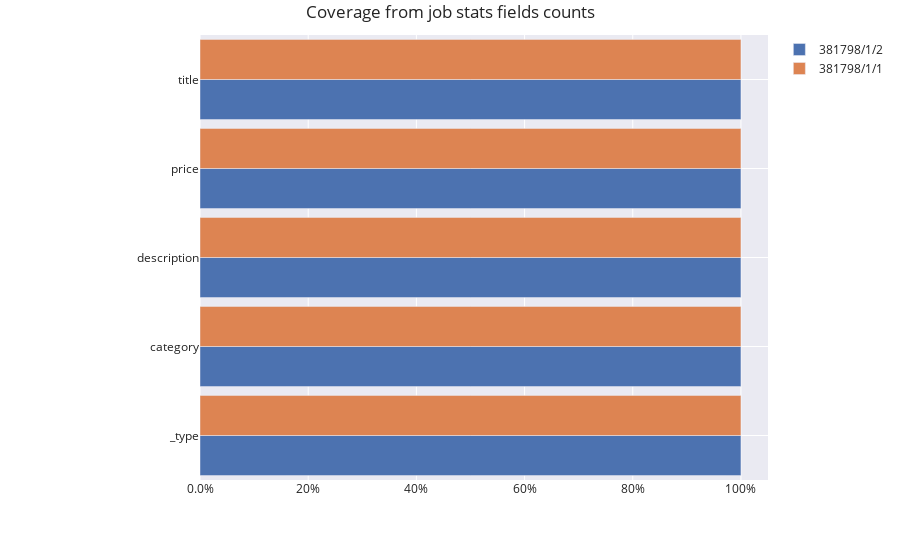
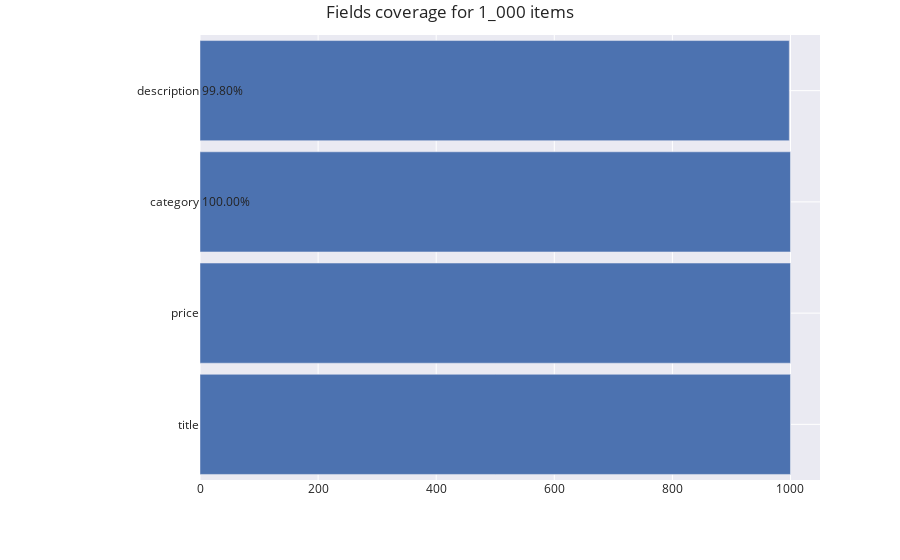
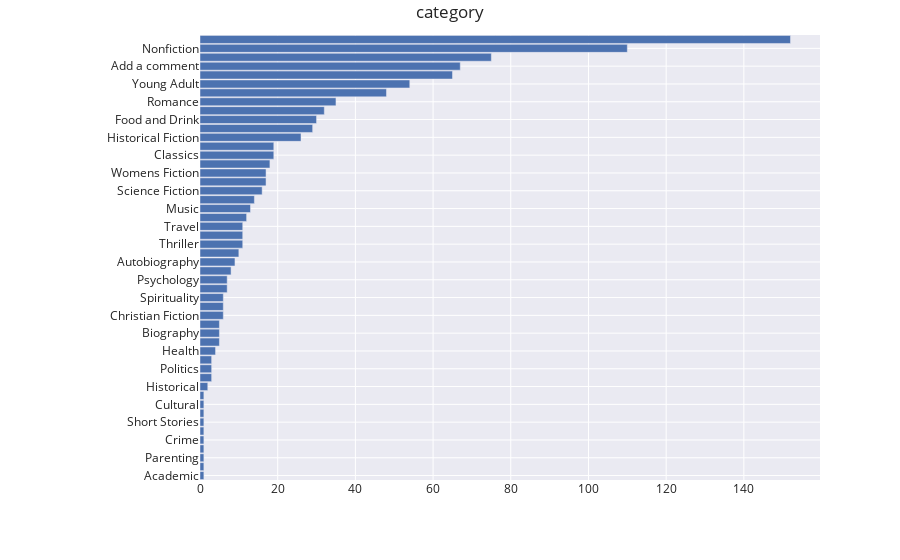
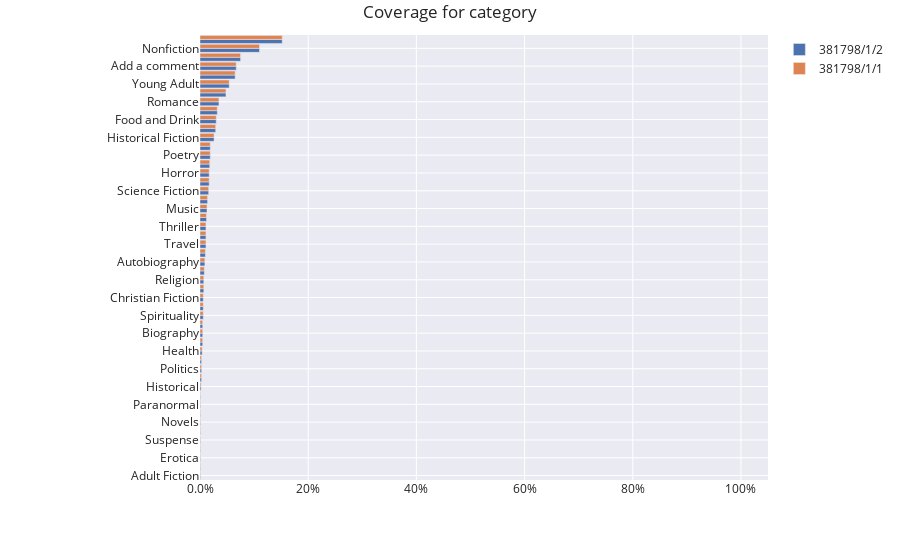

The code cell stored with these charts, in order, in its notebook:
### Code cell
a.report_all()

### Figure 1 — Plotly figure (JSON) as saved in the notebook; plotly's stock layout.template omitted (floating-point values rounded to 4 significant figures)
{"data": [{"name": "381798/1/2", "orientation": "h", "type": "bar", "uid": "dbc911f3-a117-4b13-83e7-c663465809ae", "x": [1, 1, 1, 1, 1], "y": ["_type", "category", "description", "price", "title"]}, {"name": "381798/1/1", "orientation": "h", "type": "bar", "uid": "08a8c27d-dc49-4291-9e15-8adf2226a2ef", "x": [1, 1, 1, 1, 1], "y": ["_type", "category", "description", "price", "title"]}], "layout": {"autosize": true, "bargap": 0.1, "hovermode": "y", "margin": {"l": 200, "t": 35}, "title": {"text": "Coverage from job stats fields counts"}, "xaxis": {"range": [0, 1.05], "tickformat": ".2p", "type": "linear"}, "yaxis": {"autorange": true, "range": [-0.5, 4.5], "type": "category"}}}

### Figure 2 — Plotly figure (JSON) as saved in the notebook; plotly's stock layout.template omitted (floating-point values rounded to 4 significant figures)
{"data": [{"orientation": "h", "type": "bar", "uid": "f53bd634-6e7c-42b6-978c-a1dd5691b49b", "x": [1000, 1000, 1000, 998], "y": ["title", "price", "category", "description"]}], "layout": {"annotations": [{"showarrow": false, "text": "99.80%", "x": 0, "xref": "paper", "y": "description", "yref": "y"}, {"showarrow": false, "text": "100.00%", "x": 0, "xref": "paper", "y": "category", "yref": "y"}], "autosize": true, "bargap": 0.1, "hovermode": "y", "margin": {"l": 200, "t": 35}, "title": {"text": "Fields coverage for 1_000 items"}, "xaxis": {"range": [0, 1050], "type": "linear"}, "yaxis": {"autorange": true, "range": [-0.5, 3.5], "type": "category"}}}

### Figure 3 — Plotly figure (JSON) as saved in the notebook; plotly's stock layout.template omitted (floating-point values rounded to 4 significant figures)
{"data": [{"orientation": "h", "type": "bar", "uid": "048f5a01-1aa0-4bd9-a26e-a9320681c0c9", "x": [1, 1, 1, 1, 1, 1, 1, 1, 1, 1, 2, 3, 3, 3, 4, 5, 5, 5, 6, 6, 6, 7, 7, 8, 9, 10, 11, 11, 11, 12, 13, 14, 16, 17, 17, 18, 19, 19, 26, 29, 30, 32, 35, 48, 54, 65, 67, 75, 110, 152], "y": ["Academic", "Paranormal", "Parenting", "Novels", "Crime", "Suspense", "Short Stories", "Erotica", "Cultural", "Adult Fiction", "Historical", "Christian", "Politics", "Contemporary", "Health", "Sports and Games", "Biography", "Self Help", "Christian Fiction", "New Adult", "Spirituality", "Religion", "Psychology", "Art", "Autobiography", "Humor", "Thriller", "Philosophy", "Travel", "Business", "Music", "Science", "Science Fiction", "Horror", "Womens Fiction", "History", "Classics", "Poetry", "Historical Fiction", "Childrens", "Food and Drink", "Mystery", "Romance", "Fantasy", "Young Adult", "Fiction", "Add a comment", "Sequential Art", "Nonfiction", "Default"]}], "layout": {"autosize": true, "bargap": 0.1, "hovermode": "y", "margin": {"l": 200, "t": 35}, "title": {"text": "category"}, "xaxis": {"range": [0, 159.6], "type": "linear"}, "yaxis": {"autorange": true, "range": [-0.5, 49.5], "type": "category"}}}

### Figure 4 — Plotly figure (JSON) as saved in the notebook; plotly's stock layout.template omitted (floating-point values rounded to 4 significant figures)
{"data": [{"name": "381798/1/2", "orientation": "h", "type": "bar", "uid": "fbe77609-ee36-4ea5-a714-2c37a25fc7cf", "x": [0.001, 0.001, 0.001, 0.001, 0.001, 0.001, 0.001, 0.001, 0.001, 0.001, 0.002, 0.003, 0.003, 0.003, 0.004, 0.005, 0.005, 0.005, 0.006, 0.006, 0.006, 0.007, 0.007, 0.008, 0.009, 0.01, 0.011, 0.011, 0.011, 0.012, 0.013, 0.014, 0.016, 0.017, 0.017, 0.018, 0.019, 0.019, 0.026, 0.029, 0.03, 0.032, 0.035, 0.048, 0.054, 0.065, 0.067, 0.075, 0.11, 0.152], "y": ["Adult Fiction", "Cultural", "Erotica", "Short Stories", "Suspense", "Crime", "Novels", "Parenting", "Paranormal", "Academic", "Historical", "Contemporary", "Politics", "Christian", "Health", "Self Help", "Biography", "Sports and Games", "Spirituality", "New Adult", "Christian Fiction", "Psychology", "Religion", "Art", "Autobiography", "Humor", "Travel", "Philosophy", "Thriller", "Business", "Music", "Science", "Science Fiction", "Womens Fiction", "Horror", "History", "Poetry", "Classics", "Historical Fiction", "Childrens", "Food and Drink", "Mystery", "Romance", "Fantasy", "Young Adult", "Fiction", "Add a comment", "Sequential Art", "Nonfiction", "Default"]}, {"name": "381798/1/1", "orientation": "h", "type": "bar", "uid": "2463a669-b507-44f9-9af8-2e3b68e450c5", "x": [0.001, 0.001, 0.001, 0.001, 0.001, 0.001, 0.001, 0.001, 0.001, 0.001, 0.002, 0.003, 0.003, 0.003, 0.004, 0.005, 0.005, 0.005, 0.006, 0.006, 0.006, 0.007, 0.007, 0.008, 0.009, 0.01, 0.011, 0.011, 0.011, 0.012, 0.013, 0.014, 0.016, 0.017, 0.017, 0.018, 0.019, 0.019, 0.026, 0.029, 0.03, 0.032, 0.035, 0.048, 0.054, 0.065, 0.067, 0.075, 0.11, 0.152], "y": ["Adult Fiction", "Cultural", "Erotica", "Short Stories", "Suspense", "Crime", "Novels", "Parenting", "Paranormal", "Academic", "Historical", "Contemporary", "Politics", "Christian", "Health", "Self Help", "Biography", "Sports and Games", "Spirituality", "New Adult", "Christian Fiction", "Psychology", "Religion", "Art", "Autobiography", "Humor", "Travel", "Philosophy", "Thriller", "Business", "Music", "Science", "Science Fiction", "Womens Fiction", "Horror", "History", "Poetry", "Classics", "Historical Fiction", "Childrens", "Food and Drink", "Mystery", "Romance", "Fantasy", "Young Adult", "Fiction", "Add a comment", "Sequential Art", "Nonfiction", "Default"]}], "layout": {"autosize": true, "bargap": 0.1, "hovermode": "y", "margin": {"l": 200, "t": 35}, "title": {"text": "Coverage for category"}, "xaxis": {"range": [0, 1.05], "tickformat": ".2p", "type": "linear"}, "yaxis": {"autorange": true, "range": [-0.5, 49.5], "type": "category"}}}
